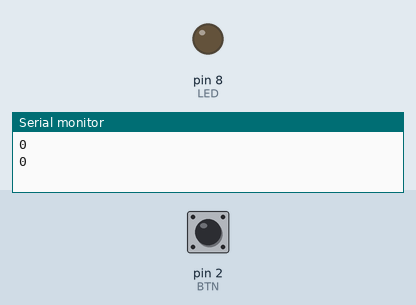
Recording of a sketch running on a simulated Arduino Uno, built with avr-gcc and run on an emulated ATmega328P. On the bench: output pins drawn as LEDs (lit = HIGH), the last lines printed to the serial monitor. The test bench sets the inputs (shaded band); at power-on: pin 2 (BTN) LOW.

Above: at 10.8 s.
10.9 s: pin 2 (BTN) pulled HIGH for 3 s
At 11.7 s:
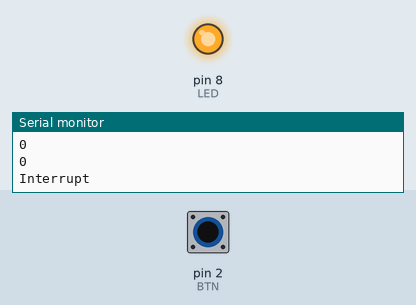
Timing chart, 0 to 15.4 s (numbered marks = the images above; inputs shaded):
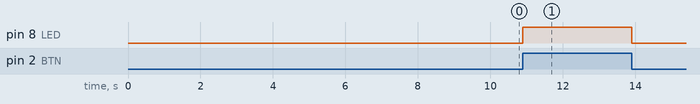

The sketch:

INTERRUPT.ino
```cpp
int BTN = 2;
int LED = 8;
bool LED_state;

void setup() {
  LED_state = 0;
  pinMode(LED, OUTPUT);
  pinMode(BTN, INPUT); // interrupt 0
  Serial.begin(9600);
  attachInterrupt(0, LED_control, CHANGE);
}

void loop() {
  // Delayed by prior code execution
  delay(5000);
  int val = digitalRead(BTN);
  Serial.println(val);
  digitalWrite(LED, digitalRead(BTN));
}

void LED_control() {
  LED_state = !LED_state;
  digitalWrite(LED, LED_state);
  Serial.println("Interrupt");
}
```

Measured:
- after the input at 10.9 s, pin 8 (LED): LOW → HIGH at once, → LOW 3.0 s later
